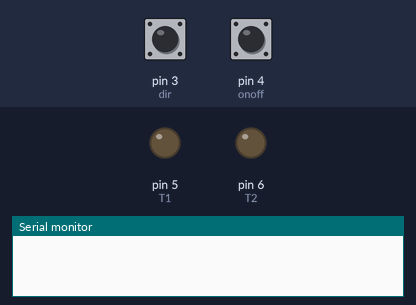
Bench run of a sketch on a simulated Arduino Uno, built with avr-gcc and run on an emulated ATmega328P. Shown: output pins drawn as LEDs (lit = HIGH), the last lines printed to the serial monitor. Inputs (shaded band) come from the test bench; at power-on: pin 4 (onoff) LOW, pin 3 (dir) LOW.

Above: at 1.2 s.
1.3 s: pin 4 (onoff) driven HIGH
2.8 s: pin 3 (dir) driven HIGH
At 3.7 s:
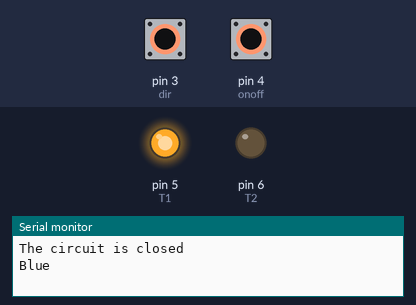
4.3 s: pin 3 (dir) pulsed LOW 5 times (0.12 s each, 0.3 s apart)
At 6.7 s:
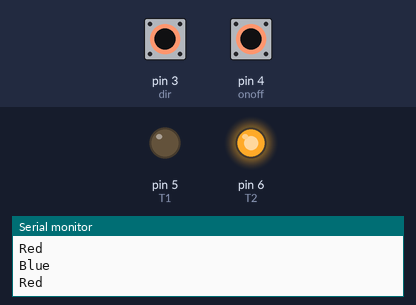
7.3 s: pin 4 (onoff) pulsed LOW 2 times (0.12 s each, 0.3 s apart)
At 7.9 s:
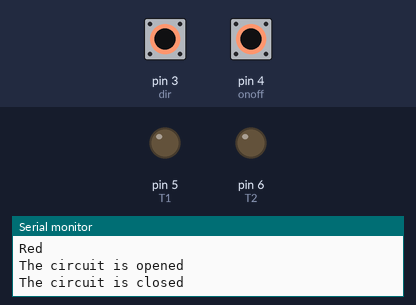
Timing chart, 0 to 10.3 s (numbered marks = the images above; inputs shaded):
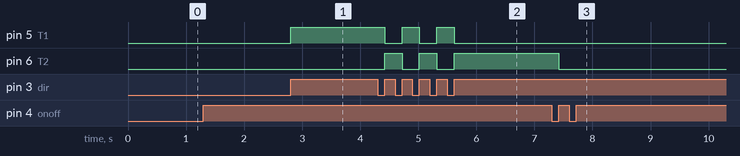

Measured:
- after the input at 2.8 s, pin 5 (T1): LOW → HIGH at once
- after the input at 4.3 s, pin 5 (T1): alternates HIGH for 0.30 s and LOW for 0.30 s, 5 changes in all, then stays LOW, starting after 0.12 s; pin 6 (T2): alternates HIGH for 0.30 s and LOW for 0.30 s, 5 changes in all, then stays HIGH, starting after 0.12 s
- after the input at 7.3 s, pin 6 (T2): HIGH → LOW after 0.12 s

The sketch:

H_Bridge.ino
```cpp
int const T1 = 5;
int const T2 = 6;
int const onoff = 4;
int const dir = 3;
byte previous = LOW;
byte buttonprevious = LOW;
byte state = LOW;
byte spin = LOW;
unsigned long Time[2] = {0, 0};
long debounce = 200;

void setup() {
  // put your setup code here, to run once:
  Serial.begin(9600);
  pinMode(T1, OUTPUT);
  pinMode(T2, OUTPUT);
  pinMode(onoff, INPUT);
  pinMode(dir, INPUT);
  digitalWrite(T1, LOW);
  digitalWrite(T2, LOW);
}

void loop() {
  // put your main code here, to run repeatedly:
  int Switch = digitalRead(onoff);
  if(Switch == HIGH && previous == LOW && millis() - Time[0] > debounce) {
    if(state == LOW) {
      state = HIGH;
      Serial.println("The circuit is closed");
    }else if(state == HIGH) {
      state = LOW;
      Serial.println("The circuit is opened");
    }
    Time[0] = millis();
  }
  previous = Switch;

  if(state == HIGH) {
    int button = digitalRead(dir);
    if(button == HIGH && buttonprevious == LOW && millis() - Time[1] > debounce) {
      if(spin == LOW) {
        spin = HIGH;
        digitalWrite(T1, HIGH);
        digitalWrite(T2, LOW);
        Serial.println("Blue");
      }else if(spin == HIGH) {
        spin = LOW;
        digitalWrite(T1, LOW);
        digitalWrite(T2, HIGH);
        Serial.println("Red");
      }
      Time[1] = millis();
    }
    buttonprevious = button;
  }else{
   digitalWrite(T1, LOW);
   digitalWrite(T2, LOW);
  }
}
```
